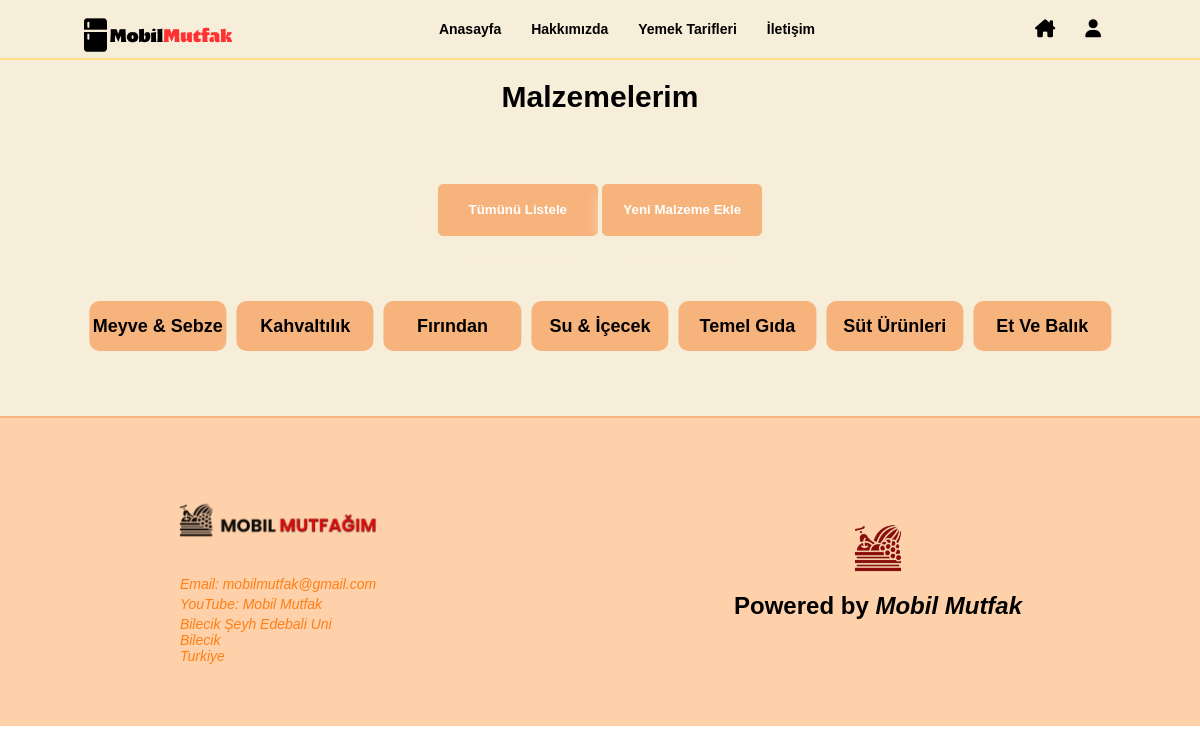
The page /logmal/ on the database its author committed.
### movies/models.py (models this page shows, shortened)
class Kategori(models.Model):
    name = models.CharField(max_length=100)

### movies/views.py (the view)
# urls.py: path('logmal/', views.malzeme_view, name='logmal'),
def malzeme_view(request):
    data = {
        "malzemekategori": Kategori.objects.all(),
        "malzemeler": KullaniciMalzeme.objects.filter(user_id=request.user.id),
    }
    return render(request, "logmal.html", data)

### movies/templates/logmal.html (shortened to what this page needs)
{% extends 'main.html' %}
{% load static %}
{% block style %}
<link href="
https://cdn.jsdelivr.net/npm/@splidejs/splide@4.1.4/dist/css/splide.min.css
" rel="stylesheet">
{% endblock style %}
{% block content %}
<div class="home">
    <div class="main_slide3">
        <div class="fav-head">
            <h3 >Malzemelerim</h3>
        </div>
        <div style="padding-bottom: 50px;">
        <a href="{% url 'logmal' %}"><button class="red_btn">Tümünü Listele</button></a>
        <a href="{% url 'malzeme_ekle' %}"><button class="red_btn">Yeni Malzeme Ekle</button></a>
        </div>
        <section class="splide" aria-label="Splide Basic HTML Example" >
            <div class="splide__track">
                <ul class="splide__list">
                  {% for kategori in malzemekategori %}
                    <li class="splide__slide"><a href="{% url 'malzemebycategory' kategori.id %}"><div >{{ kategori.name|title }}</div></a></li>
                    {% endfor %}
                </ul>
            </div>
        </section>
    </div>
</div>
{% endblock content %}

### movies/static/css/index2.css (style rules this page uses)
* { margin: 0; padding: 0; box-sizing: border-box; list-style: none; text-decoration: none; color: black; font-family: Verdana, Geneva, Tahoma, sans-serif; }
.home { background-color: rgb(247, 238, 218); padding: 0 7vw; }
.red_btn { cursor: pointer; margin-top: 20px; width: 160px; font-weight: bold; color: white; line-height: 50px; background-color: rgb(247, 179, 124); border-radius: 5px; border: 1px solid rgb(247, 179, 124); box-shadow: 0 10px 15px rgb(247, 238, 218); transition: all 0.2s; }
.main_slide3 { display: flex; flex-direction: column; align-items: center; width: 100%; position: relative; z-index: 1; }
.main_slide3 .fav-head { text-align: center; width: 450px; margin-bottom: 30px; }
.main_slide3 .fav-head h3 { font-size: 30px; padding: 20px 0; }
.splide { padding-top: 10px; width: 100%; }
.splide__track { display: block; }
.splide__list { list-style: none; padding: 0; margin: 0; }
.splide__slide { display: inline-block; }
.splide__slide div { height: 50px; background-color: rgb(247, 179, 124); color: white; text-align: center; line-height: 50px; font-family: Arial, sans-serif; font-size: 18px; border-radius: 10px; margin: 5px; color: black; font-weight: bold; }

### rows shown on the page
Kategori: name "Su & İçecek"
Kategori: name "Temel Gıda"
Kategori: name "Süt Ürünleri"
Kategori: name "Et Ve Balık"
Kategori: name "Meyve & Sebze"
Kategori: name "Kahvaltılık"
Kategori: name "Fırından"
